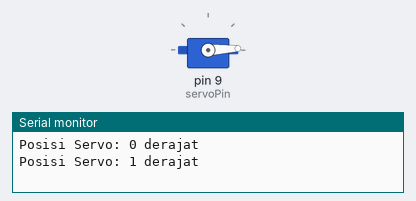
This sketch was run on a simulated Arduino Uno, built with avr-gcc and run on an emulated ATmega328P. On the bench: servo, the last lines printed to the serial monitor.

Above: at 0.05 s.
At 2.4 s:
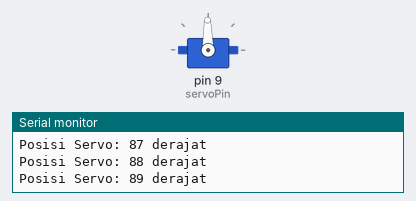
At 4.75 s:
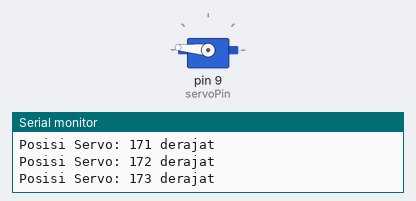
At 9.45 s:
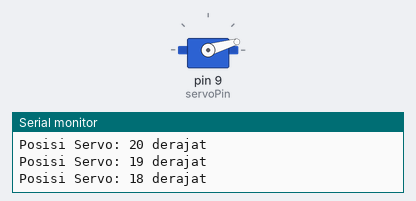
Timing chart, 0 to 12.9 s (numbered marks = the images above):
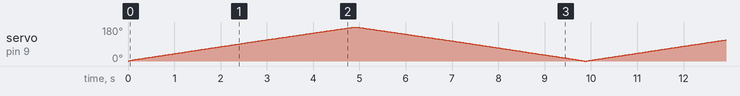

The sketch:

Coba-Servo.ino
```cpp
#include <Servo.h>

// Membuat objek servo
Servo myServo;

// Mendefinisikan pin servo
const int servoPin = 9;

void setup() {
  // Menentukan pin servo dan menginisialisasi servo
  myServo.attach(servoPin);

  // Memulai komunikasi serial untuk menampilkan posisi di Serial Monitor
  Serial.begin(9600);
}

void loop() {
  // Menggerakkan servo dari 0° ke 180°
  for (int pos = 0; pos <= 180; pos += 1) { // Inkrementasi 1 derajat
    myServo.write(pos);
    Serial.print("Posisi Servo: ");
    Serial.print(pos);
    Serial.println(" derajat");
    delay(15); // Tunggu 15 ms agar servo memiliki waktu untuk bergerak
  }

  // Menggerakkan servo dari 180° ke 0°
  for (int pos = 180; pos >= 0; pos -= 1) { // Dekrementasi 1 derajat
    myServo.write(pos);
    Serial.print("Posisi Servo: ");
    Serial.print(pos);
    Serial.println(" derajat");
    delay(15); // Tunggu 15 ms agar servo memiliki waktu untuk bergerak
  }
}
```
